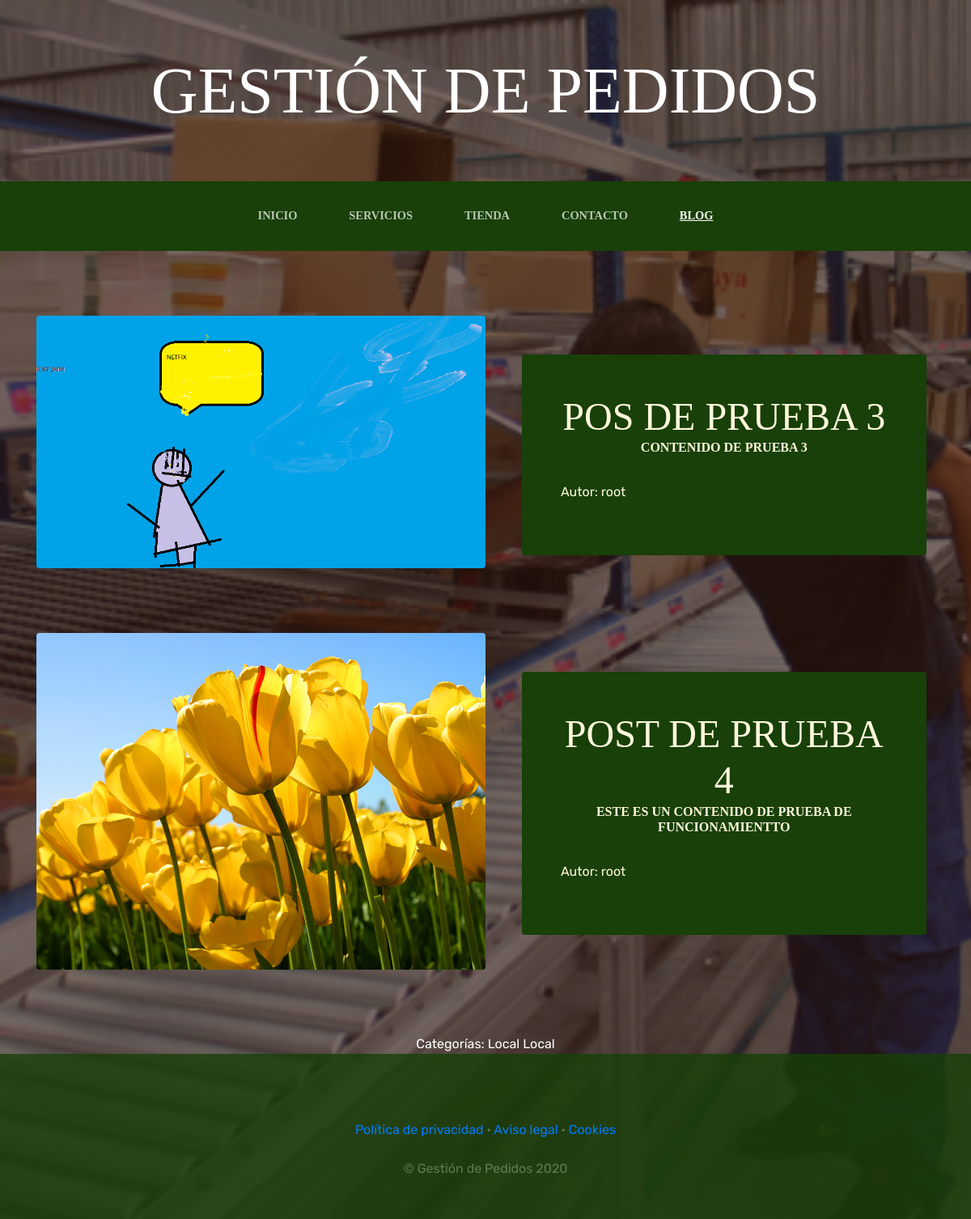
The app's page /blog/Categorias/4/ with its own data.
### blog/models.py (models this page shows, shortened)
class Post(models.Model):
	titulo=models.CharField(max_length=50)
	contenido=models.CharField(max_length=50)
	imagen=models.ImageField(upload_to='blog', null=True, blank=True)
	autor=models.ForeignKey(User, on_delete=models.CASCADE)
	Categorias=models.ManyToManyField(Categoria)
	created=models.DateTimeField(auto_now_add = True)
	updated=models.DateTimeField(auto_now_add = True)
	class Meta:
		verbose_name='Post'
		verbose_name_plural='Posts'

class Categoria(models.Model):
	nombre=models.CharField(max_length=50)
	created=models.DateTimeField(auto_now_add = True)
	updated=models.DateTimeField(auto_now_add = True)
	class Meta:
		verbose_name='Categoria'
		verbose_name_plural='Categorias'

### blog/views.py (the view)
# urls.py: path('blog/Categorias/<int:categoria_id>/', views.categoria, name ='categoria'),
def categoria(request, categoria_id):
	categoria=Categoria.objects.get(id=categoria_id)
	posts=Post.objects.filter(Categorias=categoria)
	return render(request,'blog/categoria.html',{'categoria':categoria,'posts': posts})

### blog/templates/blog/categoria.html (shortened to what this page needs)
{% extends 'proyectowebbapp/base.html' %}
{% load static %}
{% block content %}
	{% for post in posts %}
		<section class="page-section clearfix">
		    <div class="container">
		      <div class="intro">
		        <img class="intro-img img-fluid mb-3 mb-lg-0 rounded" src="{{post.imagen.url}}" alt="" style='width:50%;'>
		        <div class="intro-text left-0 text-center bg-faded p-5 rounded">
		          <h2 class="section-heading mb-4" >
		            <span class="section-heading-lower">{{post.titulo}}</span>
		            <span class="section-heading-upper">{{post.contenido}}</span>
		          </h2>
		          <div style= 'text-align: left;'>
		          <p> Autor: {{post.autor}}</p>
		         </div>
		        </div>
		      </div>
		    </div>
		</section>
	{% endfor %}
	<section>
		<div style='width:75%; margin:auto; text-align:center; color:white'>
			Categorías:
			{% for post in posts %}
				{%for categoria in post.Categorias.all%}
					{{categoria.nombre}}
				{% endfor %}
			{% endfor %}
		</div>
	</section>
{% endblock %}

### proyectowebbapp/static/proyectowebbapp/css/gestion.css (style rules this page uses)
body { font-family: 'Rubik', sans-serif; background: linear-gradient(rgba(47, 23, 15, 0.65), rgba(47, 23, 15, 0.65)), url("../img/bg_main.jpg"); background-attachment: fixed; background-position: center; background-size: cover; }
h1, h2, h3, h4, h5, h6 { font-family: 'Raleway'; }
p { line-height: 1.75; }
.page-section { margin-top: 5rem; margin-bottom: 5rem; }
.section-heading { text-transform: uppercase; }
.section-heading .section-heading-upper { display: block; font-size: 1rem; font-weight: 800; padding-bottom:.5rem; }
.section-heading .section-heading-lower { display: block; font-size: 3rem; font-weight: 100; }
.bg-faded { background-color: rgba(255, 255, 255, 0.85); }
.intro { position: relative; }
@media (min-width: 992px) { .intro .intro-img { width: 75%; float: left; } }
@media (min-width: 992px) { .intro .intro-text { left: 600; width: 60%; margin-top: 3rem; background-color: rgba(24, 64, 8); color: cornsilk; position: absolute; } }
@media (min-width: 1200px) { .intro .intro-text { width: 45%; } }

### records on screen
Post: imagen (picture), titulo "POS DE PRUEBA 3", contenido "CONTENIDO DE PRUEBA 3", autor "root"
Post: imagen (picture), titulo "POST DE PRUEBA 4", contenido "ESTE ES UN CONTENIDO DE PRUEBA DE FUNCIONAMIENTTO", autor "root"
Categoria: nombre "Local"
